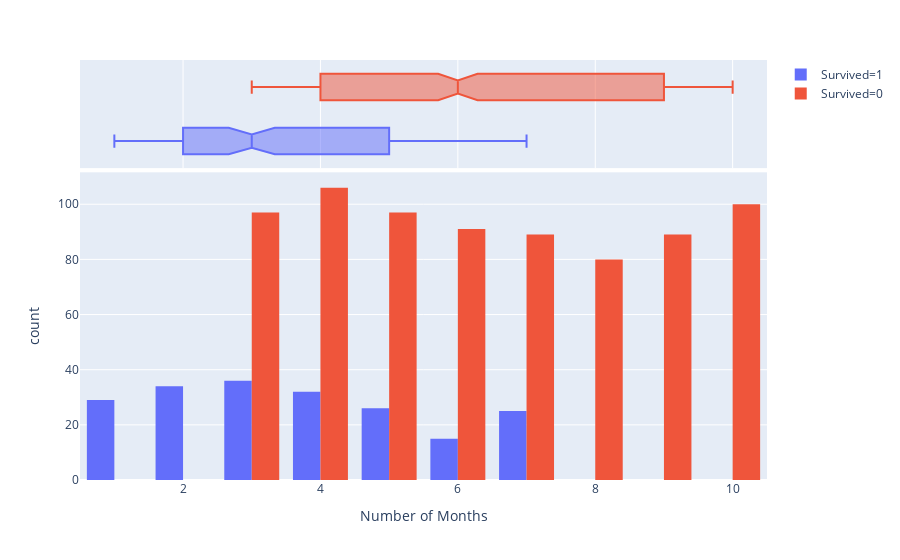

Source (notebook cell):
### Code cell
#No of months before diagnosis.
fig = px.histogram(new_df, x="Number of Months", color="Survived", 
                   marginal="box", # or violin, rug
                  ) 
fig.update_layout(barmode='group')
fig.show()

### Figure 1 — Plotly figure (JSON) as saved in the notebook; plotly's stock layout.template omitted (floating-point values rounded to 4 significant figures; data arrays with more than 128 entries replaced by an {"elided": "..."} marker saying what was removed)
{"data": [{"alignmentgroup": "True", "bingroup": "x", "hoverlabel": {"namelength": 0}, "hovertemplate": "Survived=1<br>Number of Months=%{x}<br>count=%{y}", "legendgroup": "Survived=1", "marker": {"color": "#636efa"}, "name": "Survived=1", "offsetgroup": "Survived=1", "orientation": "v", "showlegend": true, "type": "histogram", "x": {"elided": "330 mixed values"}, "xaxis": "x", "yaxis": "y"}, {"alignmentgroup": "True", "hoverlabel": {"namelength": 0}, "hovertemplate": "Survived=1<br>Number of Months=%{x}", "legendgroup": "Survived=1", "marker": {"color": "#636efa"}, "name": "Survived=1", "notched": true, "offsetgroup": "Survived=1", "showlegend": false, "type": "box", "x": {"elided": "330 mixed values"}, "xaxis": "x2", "yaxis": "y2"}, {"alignmentgroup": "True", "bingroup": "x", "hoverlabel": {"namelength": 0}, "hovertemplate": "Survived=0<br>Number of Months=%{x}<br>count=%{y}", "legendgroup": "Survived=0", "marker": {"color": "#EF553B"}, "name": "Survived=0", "offsetgroup": "Survived=0", "orientation": "v", "showlegend": true, "type": "histogram", "x": {"elided": "927 mixed values"}, "xaxis": "x", "yaxis": "y"}, {"alignmentgroup": "True", "hoverlabel": {"namelength": 0}, "hovertemplate": "Survived=0<br>Number of Months=%{x}", "legendgroup": "Survived=0", "marker": {"color": "#EF553B"}, "name": "Survived=0", "notched": true, "offsetgroup": "Survived=0", "showlegend": false, "type": "box", "x": {"elided": "927 mixed values"}, "xaxis": "x2", "yaxis": "y2"}], "layout": {"barmode": "group", "legend": {"tracegroupgap": 0}, "margin": {"t": 60}, "xaxis": {"anchor": "y", "domain": [0, 1], "title": {"text": "Number of Months"}}, "xaxis2": {"anchor": "y2", "domain": [0, 1], "matches": "x", "showgrid": true, "showticklabels": false}, "yaxis": {"anchor": "x", "domain": [0, 0.7326], "title": {"text": "count"}}, "yaxis2": {"anchor": "x2", "domain": [0.7426, 1], "matches": "y2", "showgrid": false, "showline": false, "showticklabels": false, "ticks": ""}}}
